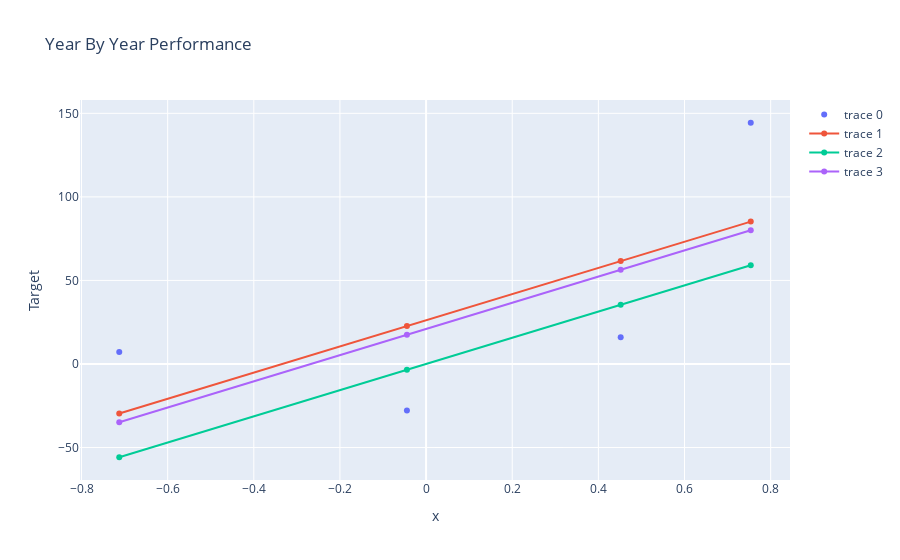

Notebook code for this chart:
### Code cell
trace0 = go.Scatter(x=x.flatten(), y=y, mode= "markers")
trace = go.Scatter(x=x.flatten(), y=reg.predict(x))
trace1 = go.Scatter(x=x.flatten(), y=yPred)
trace2 = go.Scatter(x=x.flatten(), y=yPred1)
data = [trace0, trace, trace1, trace2]
layout = go.Layout(title="Year By Year Performance", xaxis={
                   "title": "x"}, yaxis={"title": "Target"})
fig = go.Figure(data, layout)
fig.show()

### Figure 1 — Plotly figure (JSON) as saved in the notebook; plotly's stock layout.template omitted (floating-point values rounded to 4 significant figures)
{"data": [{"mode": "markers", "type": "scatter", "x": [-0.7124, 0.4518, -0.0445, 0.7538], "y": [7.218, 16.05, -27.84, 144.4]}, {"type": "scatter", "x": [-0.7124, 0.4518, -0.0445, 0.7538], "y": [-29.66, 61.56, 22.67, 85.22]}, {"type": "scatter", "x": [-0.7124, 0.4518, -0.0445, 0.7538], "y": [-55.82, 35.4, -3.487, 59.06]}, {"type": "scatter", "x": [-0.7124, 0.4518, -0.0445, 0.7538], "y": [-34.89, 56.33, 17.44, 79.99]}], "layout": {"title": {"text": "Year By Year Performance"}, "xaxis": {"title": {"text": "x"}}, "yaxis": {"title": {"text": "Target"}}}}
